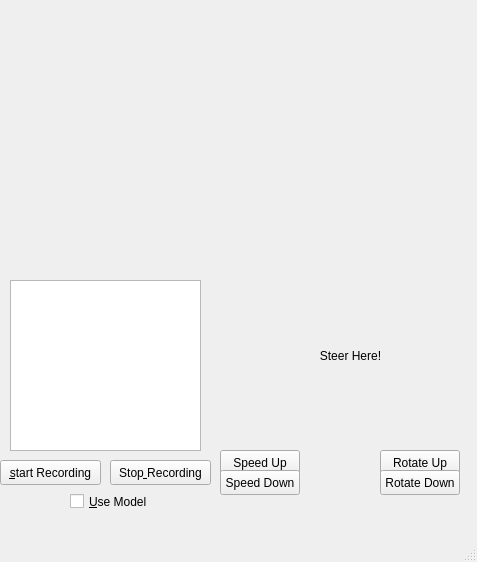
<?xml version="1.0" encoding="UTF-8"?>
<ui version="4.0">
 <class>MainWindow</class>
 <widget class="QMainWindow" name="MainWindow">
  <property name="geometry">
   <rect>
    <x>0</x>
    <y>0</y>
    <width>477</width>
    <height>562</height>
   </rect>
  </property>
  <property name="windowTitle">
   <string>MainWindow</string>
  </property>
  <widget class="QWidget" name="centralwidget">
   <widget class="QPushButton" name="start_recording_button">
    <property name="geometry">
     <rect>
      <x>0</x>
      <y>460</y>
      <width>101</width>
      <height>25</height>
     </rect>
    </property>
    <property name="text">
     <string>&amp;start Recording</string>
    </property>
   </widget>
   <widget class="QLabel" name="camera_label">
    <property name="geometry">
     <rect>
      <x>0</x>
      <y>10</y>
      <width>441</width>
      <height>251</height>
     </rect>
    </property>
    <property name="text">
     <string/>
    </property>
   </widget>
   <widget class="QLabel" name="steering_area">
    <property name="geometry">
     <rect>
      <x>220</x>
      <y>280</y>
      <width>241</width>
      <height>151</height>
     </rect>
    </property>
    <property name="text">
     <string>                              Steer Here!</string>
    </property>
   </widget>
   <widget class="QPushButton" name="speed_up_button">
    <property name="geometry">
     <rect>
      <x>220</x>
      <y>450</y>
      <width>80</width>
      <height>25</height>
     </rect>
    </property>
    <property name="text">
     <string>Speed Up</string>
    </property>
   </widget>
   <widget class="QPushButton" name="rotate_up_button">
    <property name="geometry">
     <rect>
      <x>380</x>
      <y>450</y>
      <width>80</width>
      <height>25</height>
     </rect>
    </property>
    <property name="text">
     <string>Rotate Up</string>
    </property>
   </widget>
   <widget class="QPushButton" name="speed_down_button">
    <property name="geometry">
     <rect>
      <x>220</x>
      <y>470</y>
      <width>80</width>
      <height>25</height>
     </rect>
    </property>
    <property name="text">
     <string>Speed Down</string>
    </property>
   </widget>
   <widget class="QPushButton" name="rotate_down_button">
    <property name="geometry">
     <rect>
      <x>380</x>
      <y>470</y>
      <width>80</width>
      <height>25</height>
     </rect>
    </property>
    <property name="text">
     <string>Rotate Down</string>
    </property>
   </widget>
   <widget class="QTextEdit" name="scroll_box">
    <property name="geometry">
     <rect>
      <x>10</x>
      <y>280</y>
      <width>191</width>
      <height>171</height>
     </rect>
    </property>
   </widget>
   <widget class="QPushButton" name="stop_recording_button">
    <property name="geometry">
     <rect>
      <x>110</x>
      <y>460</y>
      <width>101</width>
      <height>25</height>
     </rect>
    </property>
    <property name="text">
     <string>Stop&amp; Recording</string>
    </property>
   </widget>
   <widget class="QCheckBox" name="use_model_checkbox">
    <property name="enabled">
     <bool>true</bool>
    </property>
    <property name="geometry">
     <rect>
      <x>70</x>
      <y>490</y>
      <width>81</width>
      <height>23</height>
     </rect>
    </property>
    <property name="text">
     <string>&amp;Use Model</string>
    </property>
   </widget>
  </widget>
  <widget class="QMenuBar" name="menubar">
   <property name="geometry">
    <rect>
     <x>0</x>
     <y>0</y>
     <width>477</width>
     <height>22</height>
    </rect>
   </property>
  </widget>
  <widget class="QStatusBar" name="statusbar"/>
 </widget>
 <resources/>
 <connections/>
</ui>
